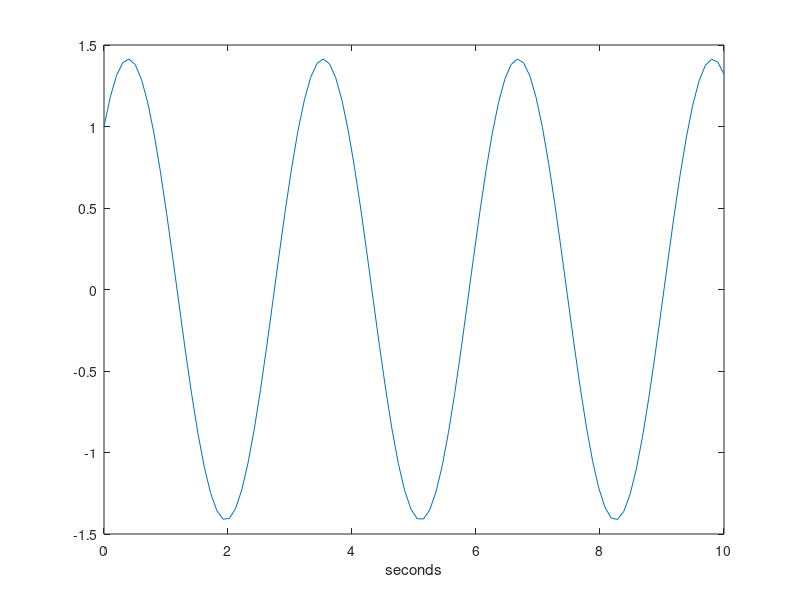
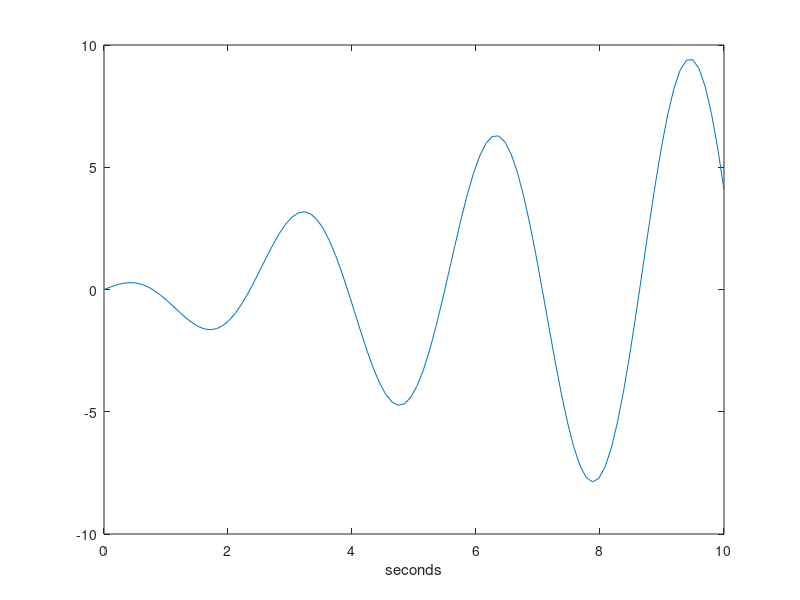
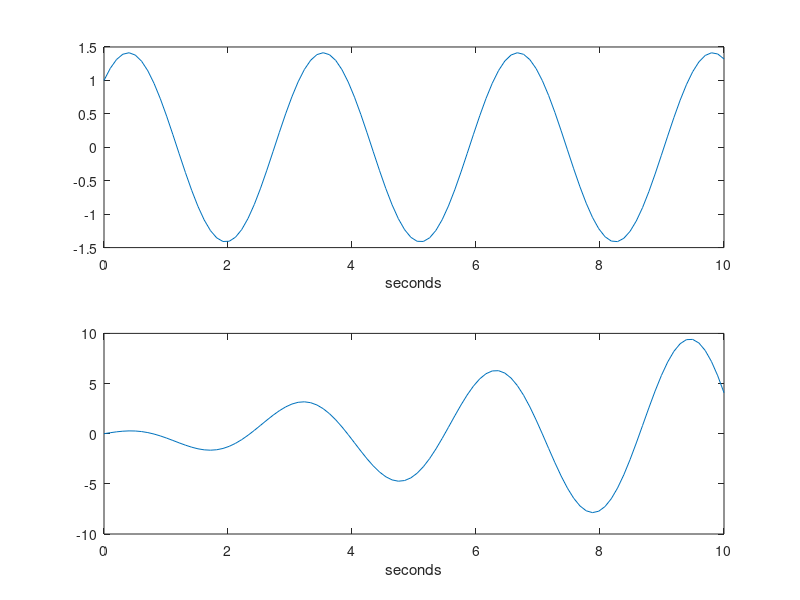
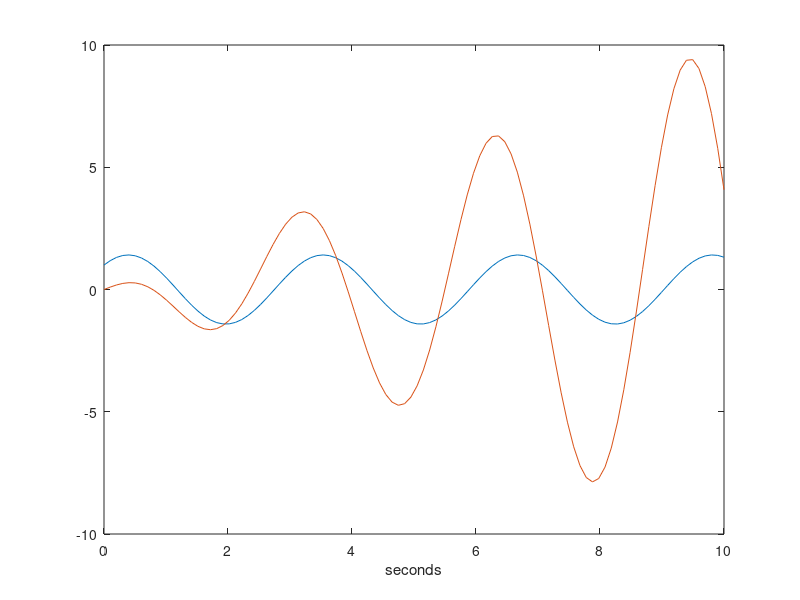

Write MATLAB code to recreate these figures, in order.
clear all, clc, close all;
t=linspace(0,10);
y_1=cos(2*t)+sin(2*t);
y_2=t.*cos(2*t);

figure(1)
plot(t,y_1)
xlabel('seconds')

figure(2)
plot(t,y_2)
xlabel('seconds')

figure(3)
ax1 = subplot(2,1,1);
plot(t,y_1)
xlabel('seconds')

ax2 = subplot(2,1,2);  
plot(t,y_2)
xlabel('seconds')
[x,y] = ginput

figure(4)
plot(t,y_1,t,y_2)
xlabel('seconds')